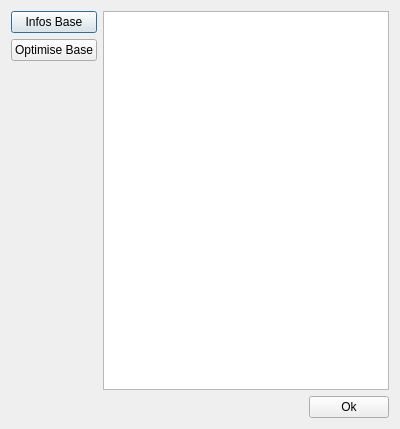
<?xml version="1.0" encoding="UTF-8"?>
<ui version="4.0">
 <class>Dialog</class>
 <widget class="QDialog" name="Dialog">
  <property name="geometry">
   <rect>
    <x>0</x>
    <y>0</y>
    <width>400</width>
    <height>429</height>
   </rect>
  </property>
  <property name="windowTitle">
   <string>Dialog</string>
  </property>
  <layout class="QGridLayout" name="gridLayout_3">
   <item row="0" column="0">
    <layout class="QGridLayout" name="gridLayout_2">
     <item row="0" column="0">
      <widget class="QPushButton" name="info_button">
       <property name="text">
        <string>Infos Base</string>
       </property>
      </widget>
     </item>
     <item row="1" column="0">
      <widget class="QPushButton" name="opt_button">
       <property name="text">
        <string>Optimise Base</string>
       </property>
      </widget>
     </item>
    </layout>
   </item>
   <item row="0" column="1" rowspan="2">
    <widget class="QTextEdit" name="textEdit"/>
   </item>
   <item row="1" column="0">
    <spacer name="verticalSpacer">
     <property name="orientation">
      <enum>Qt::Vertical</enum>
     </property>
     <property name="sizeHint" stdset="0">
      <size>
       <width>20</width>
       <height>314</height>
      </size>
     </property>
    </spacer>
   </item>
   <item row="2" column="0" colspan="2">
    <layout class="QGridLayout" name="gridLayout">
     <item row="0" column="0">
      <spacer name="horizontalSpacer">
       <property name="orientation">
        <enum>Qt::Horizontal</enum>
       </property>
       <property name="sizeHint" stdset="0">
        <size>
         <width>40</width>
         <height>20</height>
        </size>
       </property>
      </spacer>
     </item>
     <item row="0" column="1">
      <widget class="QPushButton" name="ok_button">
       <property name="text">
        <string>Ok</string>
       </property>
      </widget>
     </item>
    </layout>
   </item>
  </layout>
 </widget>
 <resources/>
 <connections/>
</ui>
